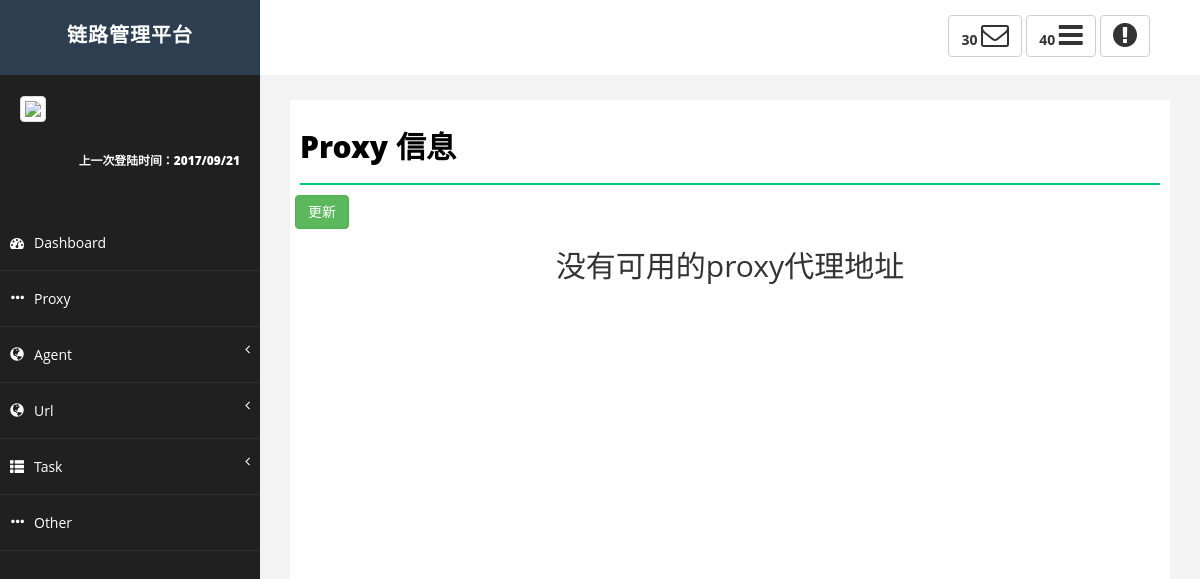
The page /proxy_info.html on the database as committed earlier.
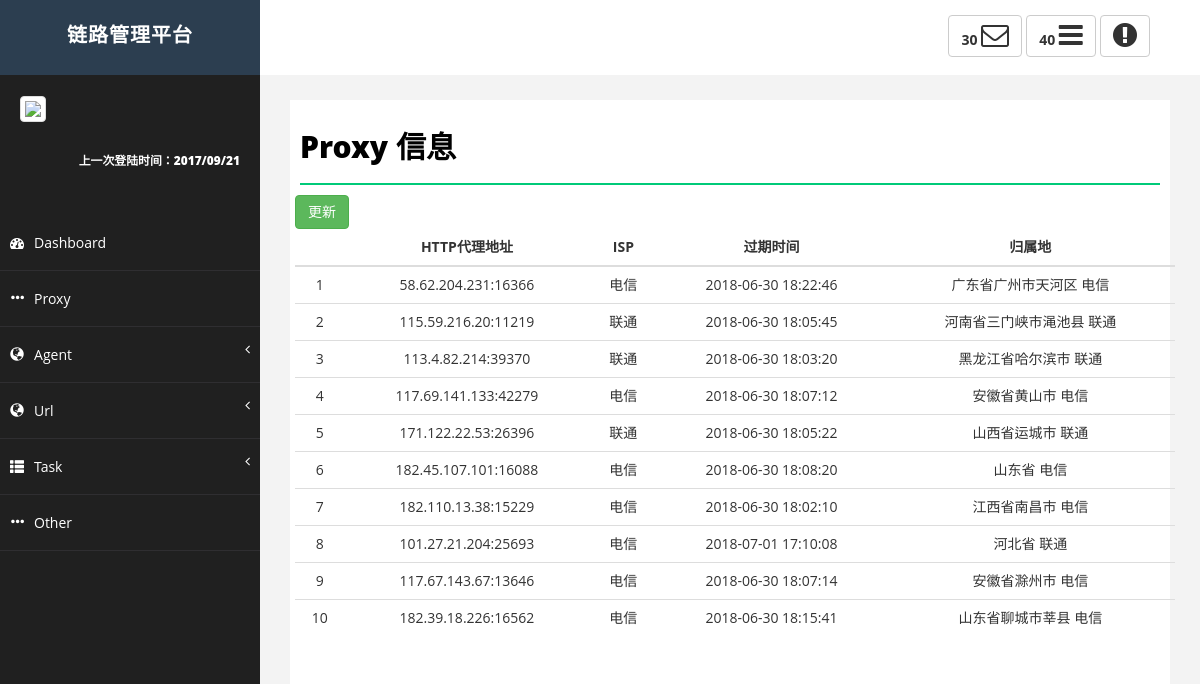
The same page on the database as committed later.
### GetIpAddress/models.py (models this page shows)
class HttpProxyInfo(models.Model):
    IP = models.GenericIPAddressField(verbose_name='HTTP代理地址')
    ISP = models.CharField(max_length=32, verbose_name='ISP')
    ExpireTime = models.CharField(max_length=32, verbose_name='过期时间')
    IpAddress = models.CharField(max_length=32, verbose_name='归属地')
    Used = models.IntegerField(default=0)

### GetIpAddress/views.py (the view)
# urls.py: url(r'proxy_info.html', GetIpAddress.views.proxy_index),
def proxy_index(request):
    if request.method == 'GET':
        available_proxy = models.HttpProxyInfo.objects.filter(Used=0)
        return render(request, 'proxy_info.html', {'available_proxy': available_proxy})

### templates/proxy_info.html (shortened to what this page needs)
{% extends 'index.html' %}
{% block content_title %}
    <h1 class="page-head-line">Proxy 信息</h1>
{% endblock %}
{% block content_main %}
    <div class="table-responsive">
        <button type="button" class="btn btn-success" name="update">
            更新
        </button>
    </div>
    {% if available_proxy %}
        <div class="table-responsive">
            <table class="table table-hover">
                <thead>
                <tr>
                    <th></th>
                    <th style="text-align: center">HTTP代理地址</th>
                    <th style="text-align: center">ISP</th>
                    <th style="text-align: center">过期时间</th>
                    <th style="text-align: center">归属地</th>
                </tr>
                </thead>
                <tbody>
                {% for proxy in available_proxy %}
                    <tr style="text-align: center" hid="{{ proxy.id }}">
                        <td>{{ forloop.counter }}</td>
                        <td>{{ proxy.IP }}</td>
                        <td>{{ proxy.ISP }}</td>
                        <td>{{ proxy.ExpireTime }}</td>
                        <td>{{ proxy.IpAddress }}</td>
                    </tr>
                {% endfor %}
                </tbody>
            </table>
        </div>
    {% else %}
        <h2 style="text-align: center">没有可用的proxy代理地址</h2>
    {% endif %}
{% endblock %}

### templates/index.html (shortened to what this page needs)
{% load staticfiles %}
<!DOCTYPE html>
<html>
<head>
    <link href="{% static 'css/bootstrap.css' %}" rel="stylesheet"/>
    <link href="{% static 'css/font-awesome.css' %}" rel="stylesheet"/>
    <link href="{% static 'css/basic.css' %}" rel="stylesheet"/>
    <link href="{% static 'css/custom.css' %}" rel="stylesheet"/>
</head>
<body>
<div id="wrapper">
    <nav class="navbar navbar-default navbar-cls-top " role="navigation" style="margin-bottom: 0">
        <div class="navbar-header">
            <a class="navbar-brand" href="/" style="background-color: #2c3e50;">链路管理平台</a>
        </div>
        <div class="header-right">
            <a href="#" class="btn btn-default" title="New Message"><b>30 </b><i
                    class="fa fa-envelope-o fa-2x"></i></a>
            <a href="#" class="btn btn-default" title="New Task"><b>40 </b><i
                    class="fa fa-bars fa-2x"></i></a>
            <a href="#" class="btn btn-default" title="Logout"><i
                    class="fa fa-exclamation-circle fa-2x"></i></a>
        </div>
    </nav>
    <nav class="navbar-default navbar-side" role="navigation">
        <div class="sidebar-collapse">
            <ul class="nav" id="main-menu">
                <li>
                    <div class="user-img-div" style="background-color: #202020">
                        <img src="{% static 'images/logo.jpg' %}" class="img-thumbnail"/>
                        <div class="inner-text">
                            <br/>
                            <small>上一次登陆时间：2017/09/21</small>
                        </div>
                    </div>
                </li>
                <li>
                    <a class="title" href="/"><i class="fa fa-dashboard "></i>Dashboard</a>
                </li>
                <li>
                    <a href="/proxy_info.html" class="title">
                        <i class="glyphicon glyphicon-option-horizontal"></i>Proxy</a>
                </li>
                <li>
                    <a href="#" class="title"><i
                            class="glyphicon glyphicon-globe"></i>Agent<span class="fa arrow"></span></a>
                </li>
                 <li>
                    <a href="#" class="title"><i
                            class="glyphicon glyphicon-globe"></i>Url<span class="fa arrow"></span></a>
                </li>
                <li>
                    <a href="#" class="title"><i
                            class="glyphicon glyphicon-th-list"></i>Task<span class="fa arrow"></span></a>
                </li>
                <li>
                    <a href="#" class="title">
                        <i class="glyphicon glyphicon-option-horizontal"></i>Other</a>
                </li>
            </ul>
        </div>
    </nav>
    <div id="page-wrapper">
        <div id="page-inner">
            <div class="row">
                <div class="col-md-12">
                    {% block content_title %}{% endblock %}
                </div>
            </div>
            <div class="row">
                {% block content_main %}{% endblock %}
        </div>
    </div>
</div>
</body>
</html>

### static/css/basic.css (style rules this page uses)
body { font-family: 'Open Sans', sans-serif; line-height:25px; }
#wrapper { width: 100%; background: #202020; }
#page-wrapper { padding: 15px 15px; min-height: 600px; background: #F3F3F3; }
#page-inner { width: 100%; margin: 10px 20px 10px 0px; background-color: #fff!important; padding: 10px; min-height: 1200px; }
.page-head-line { font-size: 30px; text-transform: capitalize; color: #000; font-weight: 800; padding-bottom: 20px; border-bottom: 2px solid #00CA79; margin-bottom: 10px; }
.navbar-cls-top .navbar-brand { color: #fff; background: #202020; width: 260px; text-align: center; height: 75px; font-size: 20px; letter-spacing: 1px; font-weight: 900; padding-top: 25px; text-transform:capitalize; }
.header-right { color: #fff; padding: 15px 50px 5px 50px; float: right; font-size: 16px; }
.user-img-div { min-height: 140px; padding: 20px; background-color: #4380B8; }
.user-img-div img { max-height: 60px; }
.user-img-div .inner-text { text-align: right; position: relative; color: #fff; font-weight: 800; line-height: 25px; }
.arrow { float: right; }
.fa.arrow:before { content: "\f104"; }
.sidebar-collapse, .sidebar-collapse .nav { background: none; }
.sidebar-collapse .nav { padding: 0; }
.sidebar-collapse .nav > li > a { color: #fff; background: #202020; text-shadow: none; padding: 15px 40px; border-bottom: 1px solid #2F2E31; }
.sidebar-collapse > .nav > li > a { padding: 15px 10px; }
.navbar-side { border: none; background-color: #202020; }
.navbar-cls-top { background: white; border-bottom: none; }
.navbar-default { border: 0px solid black; }
.navbar-header { background: #000000; }
.nav > li > a > i { margin-right: 10px; }
@media (min-width:768px) { #page-wrapper { margin: 0 0 0 260px; padding: 15px 30px; min-height: 1200px; } }
@media (min-width:768px) { .navbar-side { z-index: 1; position: absolute; width: 260px; } }
@media (min-width:768px) { .navbar { border-radius: 0px; } }

### templates/proxy_info.html (style rules this page uses)
.table-responsive { margin-left: 10px }

Rows that differ between the two databases and show on the page:
added HttpProxyInfo: IP "58.62.204.231:16366", ISP "电信", ExpireTime "2018-06-30 18:22:46", IpAddress "广东省广州市天河区 电信"
added HttpProxyInfo: IP "115.59.216.20:11219", ISP "联通", ExpireTime "2018-06-30 18:05:45", IpAddress "河南省三门峡市渑池县 联通"
added HttpProxyInfo: IP "113.4.82.214:39370", ISP "联通", ExpireTime "2018-06-30 18:03:20", IpAddress "黑龙江省哈尔滨市 联通"
added HttpProxyInfo: IP "117.69.141.133:42279", ISP "电信", ExpireTime "2018-06-30 18:07:12", IpAddress "安徽省黄山市 电信"
added HttpProxyInfo: IP "171.122.22.53:26396", ISP "联通", ExpireTime "2018-06-30 18:05:22", IpAddress "山西省运城市 联通"
added HttpProxyInfo: IP "182.45.107.101:16088", ISP "电信", ExpireTime "2018-06-30 18:08:20", IpAddress "山东省 电信"
added HttpProxyInfo: IP "182.110.13.38:15229", ISP "电信", ExpireTime "2018-06-30 18:02:10", IpAddress "江西省南昌市 电信"
added HttpProxyInfo: IP "101.27.21.204:25693", ISP "电信", ExpireTime "2018-07-01 17:10:08", IpAddress "河北省 联通"
added HttpProxyInfo: IP "117.67.143.67:13646", ISP "电信", ExpireTime "2018-06-30 18:07:14", IpAddress "安徽省滁州市 电信"
added HttpProxyInfo: IP "182.39.18.226:16562", ISP "电信", ExpireTime "2018-06-30 18:15:41", IpAddress "山东省聊城市莘县 电信"
Other text that changed with them:
text no longer shown: "没有可用的proxy代理地址"
text now shown: "HTTP代理地址 ISP 过期时间 归属地"
